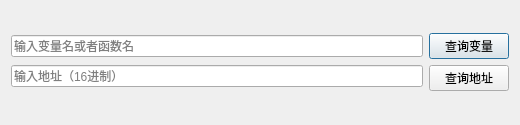
<?xml version="1.0" encoding="UTF-8"?>
<ui version="4.0">
 <class>Dialog_Query</class>
 <widget class="QDialog" name="Dialog_Query">
  <property name="geometry">
   <rect>
    <x>0</x>
    <y>0</y>
    <width>520</width>
    <height>125</height>
   </rect>
  </property>
  <property name="windowTitle">
   <string>查找</string>
  </property>
  <layout class="QGridLayout" name="gridLayout">
   <item row="0" column="0">
    <layout class="QHBoxLayout" name="horizontalLayout">
     <item>
      <layout class="QVBoxLayout" name="verticalLayout_2">
       <item>
        <widget class="QLineEdit" name="ValueQuery_line">
         <property name="placeholderText">
          <string>输入变量名或者函数名</string>
         </property>
        </widget>
       </item>
       <item>
        <widget class="QLineEdit" name="ValueQuryAddr_line">
         <property name="placeholderText">
          <string>输入地址（16进制）</string>
         </property>
        </widget>
       </item>
      </layout>
     </item>
     <item>
      <layout class="QVBoxLayout" name="verticalLayout">
       <item>
        <widget class="QPushButton" name="Query_Button">
         <property name="text">
          <string>查询变量</string>
         </property>
        </widget>
       </item>
       <item>
        <widget class="QPushButton" name="Query_addr_Button">
         <property name="text">
          <string>查询地址</string>
         </property>
        </widget>
       </item>
      </layout>
     </item>
    </layout>
   </item>
  </layout>
 </widget>
 <resources/>
 <connections/>
</ui>
